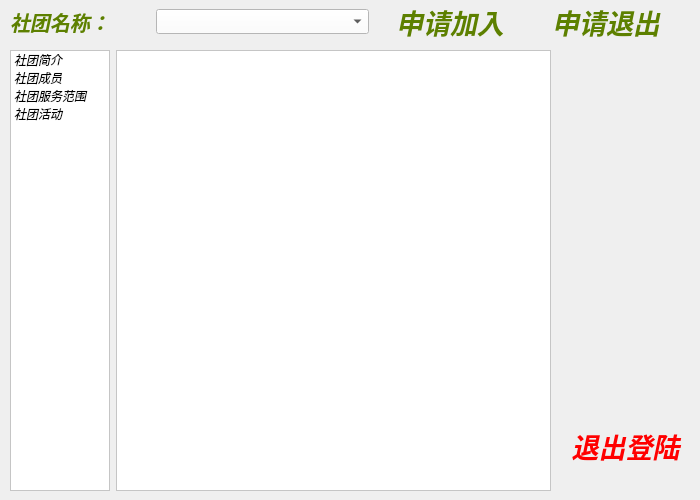
<?xml version="1.0" encoding="UTF-8"?>
<ui version="4.0">
 <class>user</class>
 <widget class="QWidget" name="user">
  <property name="geometry">
   <rect>
    <x>0</x>
    <y>0</y>
    <width>700</width>
    <height>500</height>
   </rect>
  </property>
  <property name="windowTitle">
   <string>用户界面</string>
  </property>
  <widget class="QWidget" name="layoutWidget">
   <property name="geometry">
    <rect>
     <x>10</x>
     <y>0</y>
     <width>671</width>
     <height>44</height>
    </rect>
   </property>
   <layout class="QHBoxLayout" name="horizontalLayout">
    <item>
     <widget class="QLabel" name="label">
      <property name="minimumSize">
       <size>
        <width>140</width>
        <height>0</height>
       </size>
      </property>
      <property name="maximumSize">
       <size>
        <width>140</width>
        <height>16777215</height>
       </size>
      </property>
      <property name="font">
       <font>
        <pointsize>15</pointsize>
        <weight>75</weight>
        <italic>true</italic>
        <bold>true</bold>
       </font>
      </property>
      <property name="styleSheet">
       <string notr="true">color: qlineargradient(spread:pad, x1:0, y1:0, x2:1, y2:0, stop:0 rgba(9, 41, 4, 255), stop:0.085 rgba(2, 79, 0, 255), stop:0.19 rgba(50, 147, 22, 255), stop:0.275 rgba(236, 191, 49, 255), stop:0.39 rgba(243, 61, 34, 255), stop:0.555 rgba(135, 81, 60, 255), stop:0.667 rgba(121, 75, 255, 255), stop:0.825 rgba(164, 255, 244, 255), stop:0.885 rgba(104, 222, 71, 255), stop:1 rgba(93, 128, 0, 255));</string>
      </property>
      <property name="text">
       <string>社团名称：</string>
      </property>
     </widget>
    </item>
    <item>
     <widget class="QComboBox" name="comboBox">
      <property name="minimumSize">
       <size>
        <width>0</width>
        <height>25</height>
       </size>
      </property>
      <property name="font">
       <font>
        <pointsize>10</pointsize>
        <weight>75</weight>
        <italic>true</italic>
        <bold>true</bold>
       </font>
      </property>
      <property name="styleSheet">
       <string notr="true">background-color: rgb(255, 255, 255);
color: qlineargradient(spread:pad, x1:0, y1:0, x2:1, y2:0, stop:0 rgba(9, 41, 4, 255), stop:0.085 rgba(2, 79, 0, 255), stop:0.19 rgba(50, 147, 22, 255), stop:0.275 rgba(236, 191, 49, 255), stop:0.39 rgba(243, 61, 34, 255), stop:0.555 rgba(135, 81, 60, 255), stop:0.667 rgba(121, 75, 255, 255), stop:0.825 rgba(164, 255, 244, 255), stop:0.885 rgba(104, 222, 71, 255), stop:1 rgba(93, 128, 0, 255));</string>
      </property>
     </widget>
    </item>
    <item>
     <widget class="QPushButton" name="in">
      <property name="minimumSize">
       <size>
        <width>150</width>
        <height>0</height>
       </size>
      </property>
      <property name="maximumSize">
       <size>
        <width>150</width>
        <height>16777215</height>
       </size>
      </property>
      <property name="font">
       <font>
        <pointsize>20</pointsize>
        <weight>75</weight>
        <italic>true</italic>
        <bold>true</bold>
       </font>
      </property>
      <property name="styleSheet">
       <string notr="true">color: qlineargradient(spread:pad, x1:0, y1:0, x2:1, y2:0, stop:0 rgba(9, 41, 4, 255), stop:0.085 rgba(2, 79, 0, 255), stop:0.19 rgba(50, 147, 22, 255), stop:0.275 rgba(236, 191, 49, 255), stop:0.39 rgba(243, 61, 34, 255), stop:0.555 rgba(135, 81, 60, 255), stop:0.667 rgba(121, 75, 255, 255), stop:0.825 rgba(164, 255, 244, 255), stop:0.885 rgba(104, 222, 71, 255), stop:1 rgba(93, 128, 0, 255));</string>
      </property>
      <property name="text">
       <string>申请加入</string>
      </property>
      <property name="autoDefault">
       <bool>false</bool>
      </property>
      <property name="default">
       <bool>false</bool>
      </property>
      <property name="flat">
       <bool>true</bool>
      </property>
     </widget>
    </item>
    <item>
     <widget class="QPushButton" name="out">
      <property name="minimumSize">
       <size>
        <width>150</width>
        <height>0</height>
       </size>
      </property>
      <property name="maximumSize">
       <size>
        <width>150</width>
        <height>16777215</height>
       </size>
      </property>
      <property name="font">
       <font>
        <pointsize>20</pointsize>
        <weight>75</weight>
        <italic>true</italic>
        <bold>true</bold>
       </font>
      </property>
      <property name="styleSheet">
       <string notr="true">color: qlineargradient(spread:pad, x1:0, y1:0, x2:1, y2:0, stop:0 rgba(9, 41, 4, 255), stop:0.085 rgba(2, 79, 0, 255), stop:0.19 rgba(50, 147, 22, 255), stop:0.275 rgba(236, 191, 49, 255), stop:0.39 rgba(243, 61, 34, 255), stop:0.555 rgba(135, 81, 60, 255), stop:0.667 rgba(121, 75, 255, 255), stop:0.825 rgba(164, 255, 244, 255), stop:0.885 rgba(104, 222, 71, 255), stop:1 rgba(93, 128, 0, 255));</string>
      </property>
      <property name="text">
       <string>申请退出</string>
      </property>
      <property name="flat">
       <bool>true</bool>
      </property>
     </widget>
    </item>
   </layout>
  </widget>
  <widget class="QWidget" name="horizontalLayoutWidget">
   <property name="geometry">
    <rect>
     <x>10</x>
     <y>50</y>
     <width>541</width>
     <height>441</height>
    </rect>
   </property>
   <layout class="QHBoxLayout" name="horizontalLayout_2">
    <item>
     <widget class="QListWidget" name="listWidget">
      <property name="maximumSize">
       <size>
        <width>100</width>
        <height>16777215</height>
       </size>
      </property>
      <property name="font">
       <font>
        <pointsize>9</pointsize>
        <weight>50</weight>
        <italic>true</italic>
        <bold>false</bold>
       </font>
      </property>
      <property name="styleSheet">
       <string notr="true">background-color: rgb(255, 255, 255);</string>
      </property>
      <item>
       <property name="text">
        <string>社团简介</string>
       </property>
      </item>
      <item>
       <property name="text">
        <string>社团成员</string>
       </property>
      </item>
      <item>
       <property name="text">
        <string>社团服务范围</string>
       </property>
      </item>
      <item>
       <property name="text">
        <string>社团活动</string>
       </property>
      </item>
     </widget>
    </item>
    <item>
     <widget class="QTextBrowser" name="textBrowser">
      <property name="font">
       <font>
        <pointsize>10</pointsize>
        <weight>75</weight>
        <bold>true</bold>
       </font>
      </property>
      <property name="styleSheet">
       <string notr="true">background-color: rgb(255, 255, 255);</string>
      </property>
     </widget>
    </item>
   </layout>
  </widget>
  <widget class="QPushButton" name="return_2">
   <property name="geometry">
    <rect>
     <x>550</x>
     <y>410</y>
     <width>151</width>
     <height>71</height>
    </rect>
   </property>
   <property name="font">
    <font>
     <pointsize>20</pointsize>
     <weight>75</weight>
     <italic>true</italic>
     <bold>true</bold>
    </font>
   </property>
   <property name="styleSheet">
    <string notr="true">color: qlineargradient(spread:pad, x1:0, y1:0, x2:1, y2:0, stop:0 rgba(255, 0, 0, 255), stop:0.166 rgba(255, 255, 0, 255), stop:0.333 rgba(0, 255, 0, 255), stop:0.5 rgba(0, 255, 255, 255), stop:0.666 rgba(0, 0, 255, 255), stop:0.833 rgba(255, 0, 255, 255), stop:1 rgba(255, 0, 0, 255));</string>
   </property>
   <property name="text">
    <string>退出登陆</string>
   </property>
   <property name="flat">
    <bool>true</bool>
   </property>
  </widget>
 </widget>
 <resources/>
 <connections/>
</ui>
